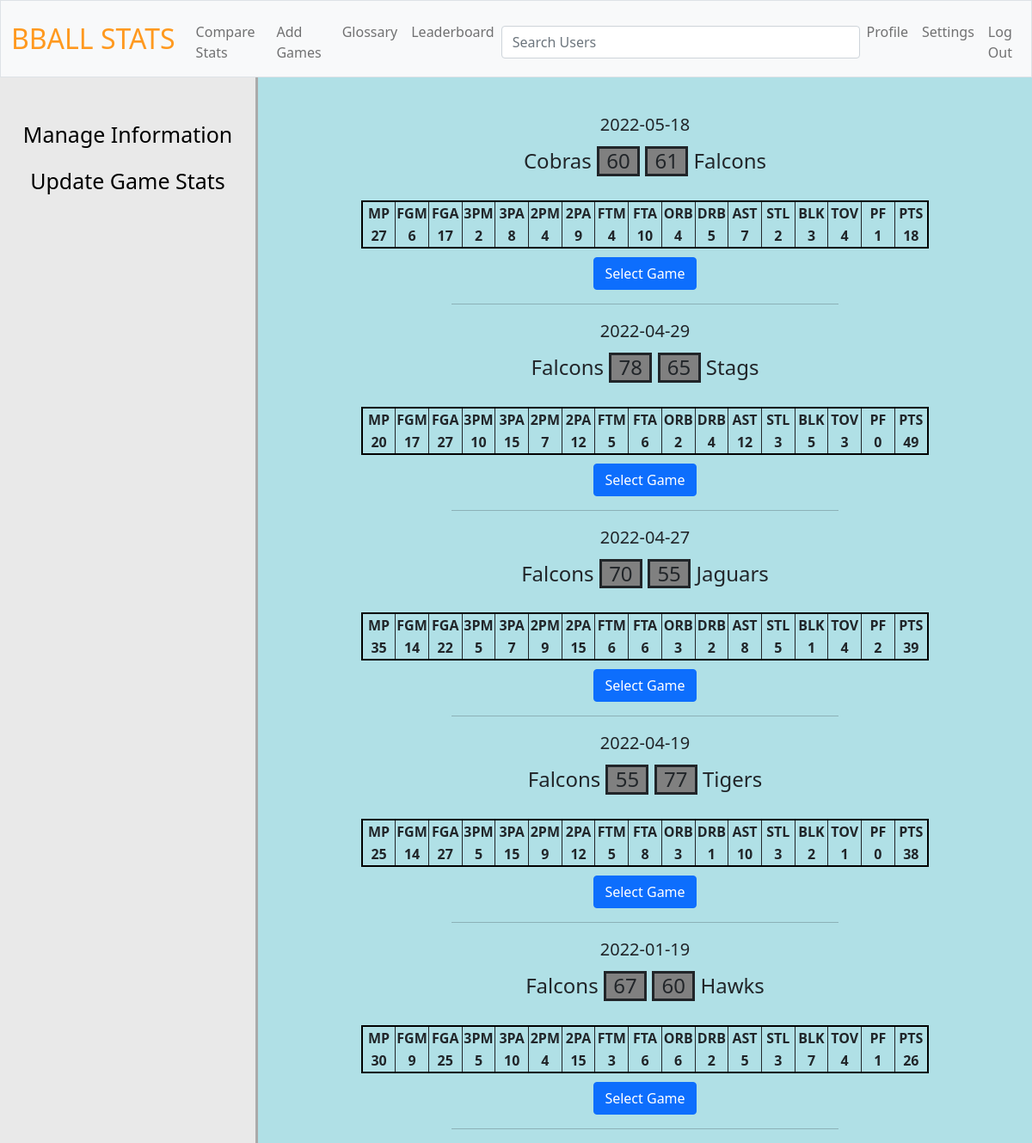
Page /updategamestats (signed in) on the committed database.
### tables this page shows
CREATE TABLE 'gamestats' ( id integer, user_id integer, team1 TEXT,score1 integer, team2 TEXT ,score2 integer, date DATE,"GS" TEXT, "MP" TEXT, "FG" TEXT, "FGA" TEXT,'FGPercent' TEXT,'THREEP' TEXT,'THREEPA' TEXT,'THREEPPercent' TEXT,'TWOP' TEXT,'TWOPA' TEXT,'TWOPPercent' TEXT,'eFGPercent' TEXT, "FT" TEXT, "FTA" TEXT,'FTPercent' TEXT, "ORB" TEXT, "DRB" TEXT, "TRB" TEXT, "AST" TEXT, "STL" TEXT, "BLK" TEXT, "TOV" TEXT, "PF" TEXT, 'PTS' TEXT, PRIMARY KEY (id));

### app.py (the view)
@app.route("/updategamestats", methods=["GET", "POST"])
def updategamestats():
    if request.method == "POST":
        return render_template("changestats.html")
    else:
        user_id = session["user_id"]
        gameinfo= db.execute("SELECT * FROM gamestats WHERE user_id =? ORDER BY date DESC",user_id)
        return render_template("updategamestats.html",gameinfo=gameinfo)

### templates/updategamestats.html (shortened to what this page needs)
{% extends "layout.html" %}
{% block main  %}
<div style="display:flex;">
    <div class="profileinfo bg-">
    <div id="profiletext"><a style="color:black" class="nav-link zoom" href="/information">Manage Information</a></div>
    <div id="profiletext"><a style="color:black" class="nav-link zoom" href="/updategamestats">Update Game Stats</a></div>
    </div>
    <div class="settingsinfo">
    {% for game in gameinfo  %}
    <form action="/changestats" method="get">
    <div id="datesize"> {{game["date"]}}</div>
    <h4 style="white-space: nowrap; padding:10px; ">{{game["team1"]}} <div id="scoretext">{{game["score1"]}}</div> <div id="scoretext">{{game["score2"]}}</div> {{game["team2"]}}</h4>
    <div style="white-space: nowrap; padding:10px;">
        <table style="border: 2px solid; border-color:black; margin:auto; width:75%; table-layout: fixed; ">
        <tr>
            <th style="border-right: 1px solid;">MP</th>
            <th style="border-right: 1px solid;">FGM</th>
            <th style="border-right: 1px solid;">FGA</th>
            <th style="border-right: 1px solid;">3PM</th>
            <th style="border-right: 1px solid;">3PA</th>
            <th style="border-right: 1px solid;">2PM</th>
            <th style="border-right: 1px solid;">2PA</th>
            <th style="border-right: 1px solid;">FTM</th>
            <th style="border-right: 1px solid;">FTA</th>
            <th style="border-right: 1px solid;">ORB</th>
            <th style="border-right: 1px solid;">DRB</th>
            <th style="border-right: 1px solid;">AST</th>
            <th style="border-right: 1px solid;">STL</th>
            <th style="border-right: 1px solid;">BLK</th>
            <th style="border-right: 1px solid;">TOV</th>
            <th style="border-right: 1px solid;">PF</th>
            <th style="border-right: 1px solid;">PTS</th>
        </tr>
        <tr>
            <th style="border-right: 1px solid;">{{game["MP"]}}</th>
            <th style="border-right: 1px solid;">{{game["FG"]}}</th>
            <th style="border-right: 1px solid;">{{game["FGA"]}}</th>
            <th style="border-right: 1px solid;">{{game["THREEP"]}}</th>
            <th style="border-right: 1px solid;">{{game["THREEPA"]}}</th>
            <th style="border-right: 1px solid;">{{game["TWOP"]}}</th>
            <th style="border-right: 1px solid;">{{game["TWOPA"]}}</th>
            <th style="border-right: 1px solid;" >{{game["FT"]}}</th>
            <th style="border-right: 1px solid;">{{game["FTA"]}}</th>
            <th style="border-right: 1px solid;">{{game["ORB"]}}</th>
            <th style="border-right: 1px solid;">{{game["DRB"]}}</th>
            <th style="border-right: 1px solid;">{{game["AST"]}}</th>
            <th style="border-right: 1px solid;">{{game["STL"]}}</th>
            <th style="border-right: 1px solid;">{{game["BLK"]}}</th>
            <th style="border-right: 1px solid;">{{game["TOV"]}}</th>
            <th style="border-right: 1px solid;">{{game["PF"]}}</th>
            <th style="border-right: 1px solid;">{{game["PTS"]}}</th>
        </tr>
        </table>
    </div>
    <button name="gameid" class="btn btn-primary" type="submit" value="{{game.id}}" >Select Game</button>
    <hr style="width:50%; margin-left:25% !important; margin-right:25% !important;">
    </form>
    {% endfor  %}
</div>
{% endblock  %}

### static/styles.css (style rules this page uses)
.zoom { transition: transform .5s; margin: 0 auto; }
.profileinfo { float:left; width:25%; padding-top:40px; border-right:solid; min-height:1000px; background-color:#E9E9E9; border-color:#AAAAAA; }
.settingsinfo { float:left; width:75%; padding-top:40px; }
#profiletext { color:black; font-size:25px; }
#scoretext { background-color:gray; border:solid; width:50px; display: inline-block; }
#datesize { font-size:20px; }

### rows in the picture
gamestats: date "2022-05-18", team1 "Cobras", score1 "60", score2 "61", team2 "Falcons", MP "27", FG "6", FGA "17", THREEP "2", THREEPA "8", TWOP "4", TWOPA "9", FT "4", FTA "10", ORB "4", DRB "5", AST "7", STL "2", BLK "3", TOV "4", PF "1", PTS "18"
gamestats: date "2022-04-29", team1 "Falcons", score1 "78", score2 "65", team2 "Stags", MP "20", FG "17", FGA "27", THREEP "10", THREEPA "15", TWOP "7", TWOPA "12", FT "5", FTA "6", ORB "2", DRB "4", AST "12", STL "3", BLK "5", TOV "3", PF "0", PTS "49"
gamestats: date "2022-04-27", team1 "Falcons", score1 "70", score2 "55", team2 "Jaguars", MP "35", FG "14", FGA "22", THREEP "5", THREEPA "7", TWOP "9", TWOPA "15", FT "6", FTA "6", ORB "3", DRB "2", AST "8", STL "5", BLK "1", TOV "4", PF "2", PTS "39"
gamestats: date "2022-04-19", team1 "Falcons", score1 "55", score2 "77", team2 "Tigers", MP "25", FG "14", FGA "27", THREEP "5", THREEPA "15", TWOP "9", TWOPA "12", FT "5", FTA "8", ORB "3", DRB "1", AST "10", STL "3", BLK "2", TOV "1", PF "0", PTS "38"
gamestats: date "2022-01-19", team1 "Falcons", score1 "67", score2 "60", team2 "Hawks", MP "30", FG "9", FGA "25", THREEP "5", THREEPA "10", TWOP "4", TWOPA "15", FT "3", FTA "6", ORB "6", DRB "2", AST "5", STL "3", BLK "7", TOV "4", PF "1", PTS "26"
